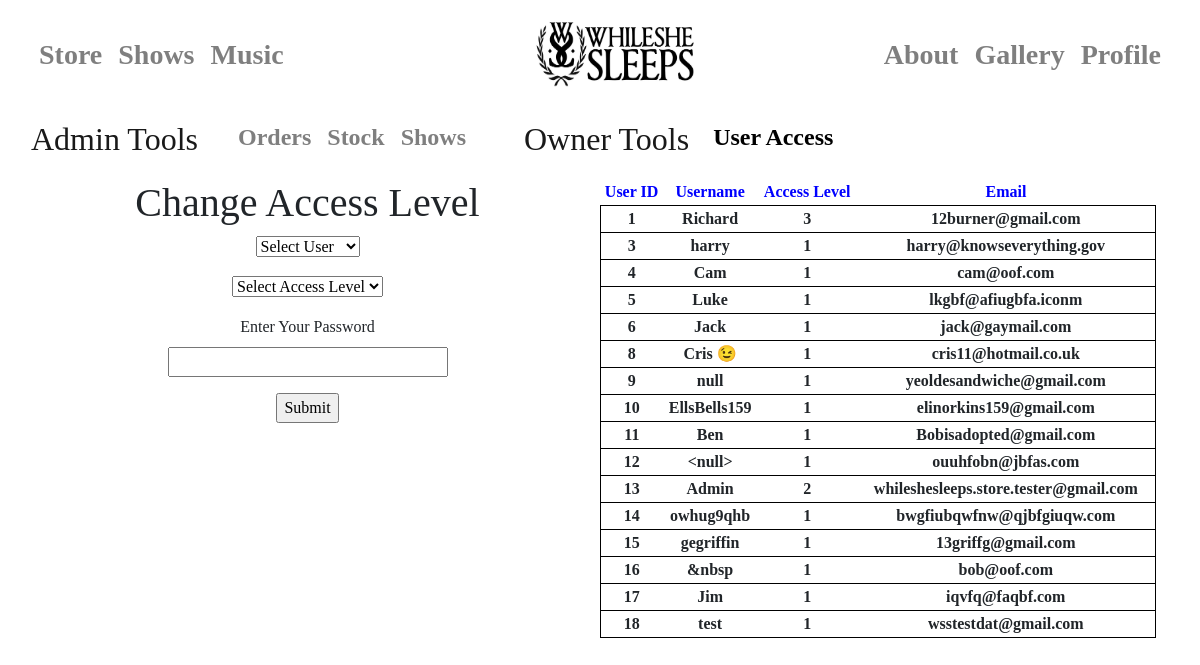
The app's page /admin/users (signed in) with its own data.
### app/models.py (models this page shows, shortened)
class User(UserMixin, db.Model):
    id = db.Column(db.Integer, primary_key=True)
    username = db.Column(db.String(64), index=True, unique=True)
    email = db.Column(db.String(120), index=True, unique=True)
    password_hash = db.Column(db.String(128))
    name = db.Column(db.String(40), index=True)
    address1 = db.Column(db.String(40), index=True)
    address2 = db.Column(db.String(40), index=True)
    towncity = db.Column(db.String(40), index=True)
    postcode = db.Column(db.String(40), index=True)
    accesslevel = db.Column(db.Integer, index=True)
    card = db.Column(db.String)

### app/routes.py (the view)
@app.route("/admin/users", methods=["GET", "POST"])
def owner_user_access():                                          # User Access Levels
    if current_user.is_anonymous:                                 # Parameters: None
        return redirect(404)                                      # Returns: all_users.html file and passes in the user database and
    else:                                                         # edit_user_level form
        for j in User.query.all():                                # Purpose: For the owner to view and change the access levels of all users.
            if current_user.id == j.id:                           # Only access level 3 can access this page
                if j.accesslevel == 3:
                    form = edit_user_level()
                    if form.validate_on_submit():
                        for i in User.query.all():
                            if i.username == str(form.username.data):
                                i.accesslevel = form.accesslevel.data
                                db.session.commit()
                                flash("Changes Made")
                    return render_template("user/admin/all_users.html", title="Admin-", users=User.query.all(), form=form)

### app/forms.py
class edit_user_level(FlaskForm):
    the_list = [(None, "Select User")]
    for i in User.query.all():
        the_list.append((str(i.username), str(i.username)))
    username = SelectField(
        choices=the_list
    )
    accesslevel = SelectField(
        choices=[(None, "Select Access Level"), ("1", "1"), ("2", "2"), ("3", "3")]
    )
    password = PasswordField("Enter Your Password ", validators=[DataRequired()])
    submit = SubmitField("Submit")

### app/models.py (called while the page is built)
@login.user_loader
def load_user(the_id):
    return User.query.get(int(the_id))

### app/templates/user/admin/all_users.html (shortened to what this page needs)
{% extends"user/admin/admin_layout.html" %}
{% block body %}
    <div class="text-center" style="float: left;width: 50%;font-family: Rockwell">
    <h1>Change Access Level</h1>
            <form action="" method="post">
                <p>
                    {{ form.username(size=1) }}
                </p>
                <p>
                    {{ form.accesslevel(size=1) }}
                </p>
                <p>
                    {{ form.password.label }}<br>
                    {{ form.password(size=28) }}<br>
                </p>
                <p>{{ form.submit() }}</p>
            </form>
    </div>
<div class="text-center" style="float: left;width: 50%; font-family: Rockwell">
<table width="95%">
    <tr style="color: blue">
        <th>User ID</th>
        <th>Username</th>
        <th>Access Level</th>
        <th>Email</th>
    </tr>
    {% for i in users %}
        <tr style="border: solid 1px black">
        <th>{{ i.id }}</th>
        <th>{{ i.username }}</th>
        <th>{{ i.accesslevel }}</th>
        <th>{{ i.email }}</th>
        </tr>
    {% endfor %}
</table>
    </div>
{% endblock %}

### app/templates/user/admin/admin_navbar.html (shortened to what this page needs)
<nav class="navbar navbar-expand-md navbar-light bg-transparent mb-4">
    <a class="navbar-brand" href="/admin" style="font-family: 'Century Gothic'"><h1 style="font-size: 160%">Admin Tools</h1></a>
      <div class="collapse navbar-collapse" id="navbarCollapse">
        <ul class="navbar-nav mr-auto">
            <li class="nav-item">
                <a class="nav-link">    </a>
            </li>
            <li class="nav-item">
                <a id="admin_orders" class="nav-link" href="/admin/orders"><h1 style="font-size:150%;font-family: 'Century Gothic'"><b>Orders</b></h1></a>
          </li>
          <li class="nav-item">
            <a id="admin_stock" class="nav-link" href="/admin/stock"><h1 style="font-size:150%;font-family: 'Century Gothic'"><b>Stock</b></h1></a>
          </li>
            <li class="nav-item">
                <a id="admin_shows" class ="nav-link" href="/admin/shows"><h1 style="font-size:150%;font-family: 'Century Gothic'"><b>Shows</b></h1></a>
            </li>
            {%  for i in users %}
                {% if i.id == current_user.id %}
                    {% if i .accesslevel ==3 %}
                        <li class="navbar-brand"><h1 style="font-size: 160%;font-family: 'Century Gothic';margin-left: 50px">Owner Tools</h1> </li>
                        <li><a id="owner_access" class="nav-link" href="/admin/users"><h1 style="font-size: 150%;font-family: 'Century Gothic'"><b>User Access</b></h1></a> </li>
                    {% endif %}
                {% endif %}
            {% endfor %}
        </ul>
      </div>
    </nav>

### app/templates/user/admin/all_users.html (style rules this page uses)
#owner_access { color: black; }

### records on screen
User: shows "Owner Tools", id "1", username "Richard", accesslevel "3", email "12burner@gmail.com"
User: id "3", username "harry", accesslevel "1", email "harry@knowseverything.gov"
User: id "4", username "Cam", accesslevel "1", email "cam@oof.com"
User: id "5", username "Luke", accesslevel "1", email "lkgbf@afiugbfa.iconm"
User: id "6", username "Jack", accesslevel "1", email "jack@gaymail.com"
User: id "8", username "Cris 😉", accesslevel "1", email "cris11@hotmail.co.uk"
User: id "9", username "null", accesslevel "1", email "yeoldesandwiche@gmail.com"
User: id "10", username "EllsBells159", accesslevel "1", email "elinorkins159@gmail.com"
User: id "11", username "Ben", accesslevel "1", email "Bobisadopted@gmail.com"
User: id "12", username "<null>", accesslevel "1", email "ouuhfobn@jbfas.com"
User: id "13", username "Admin", accesslevel "2", email "whileshesleeps.store.tester@gmail.com"
User: id "14", username "owhug9qhb", accesslevel "1", email "bwgfiubqwfnw@qjbfgiuqw.com"
User: id "15", username "gegriffin", accesslevel "1", email "13griffg@gmail.com"
User: id "16", username "&nbsp", accesslevel "1", email "bob@oof.com"
User: id "17", username "Jim", accesslevel "1", email "iqvfq@faqbf.com"
User: id "18", username "test", accesslevel "1", email "wsstestdat@gmail.com"
